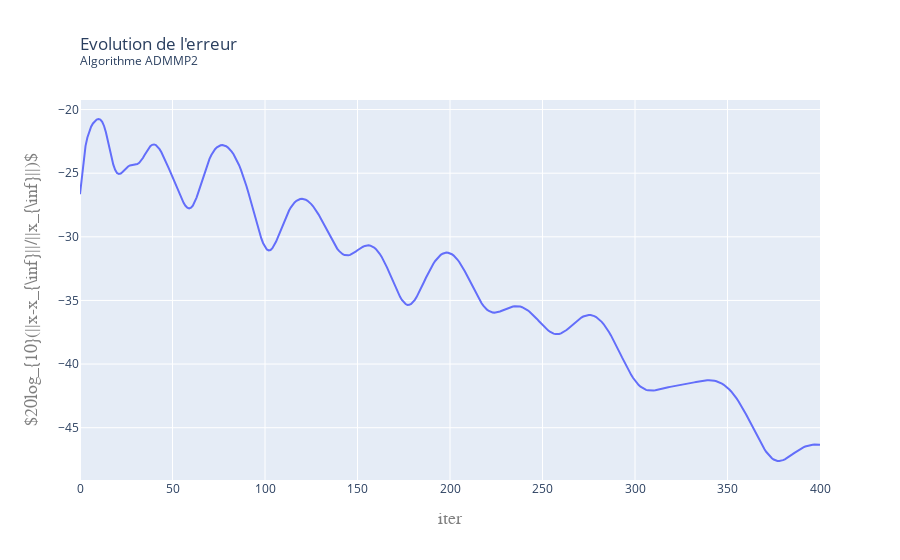

The code cell stored with this chart in its notebook:
### Code cell
algo.plot_convergence_iter(20*np.log10(tabError), np.arange(0, iter+1, 1), "Evolution de l'erreur <br><sup>Algorithme ADMMP2 </sup>", 'iter', r'$20log_{10}(||x-x_{\inf}||/||x_{\inf}||)$')

### Figure 1 — Plotly figure (JSON) as saved in the notebook; plotly's stock layout.template omitted (floating-point values rounded to 4 significant figures; data arrays with more than 128 entries replaced by an {"elided": "..."} marker saying what was removed)
{"data": [{"type": "scatter", "x": {"elided": "401 int values"}, "y": {"elided": "401 float values"}}], "layout": {"title": {"text": "Evolution de l'erreur <br><sup>Algorithme ADMMP2 </sup>", "x": 0, "xref": "paper"}, "xaxis": {"title": {"font": {"color": "#7f7f7f", "family": "Courier New, monospace", "size": 18}, "text": "iter"}}, "yaxis": {"title": {"font": {"color": "#7f7f7f", "family": "Courier New, monospace", "size": 18}, "text": "$20log_{10}(||x-x_{\\inf}||/||x_{\\inf}||)$"}}}}
